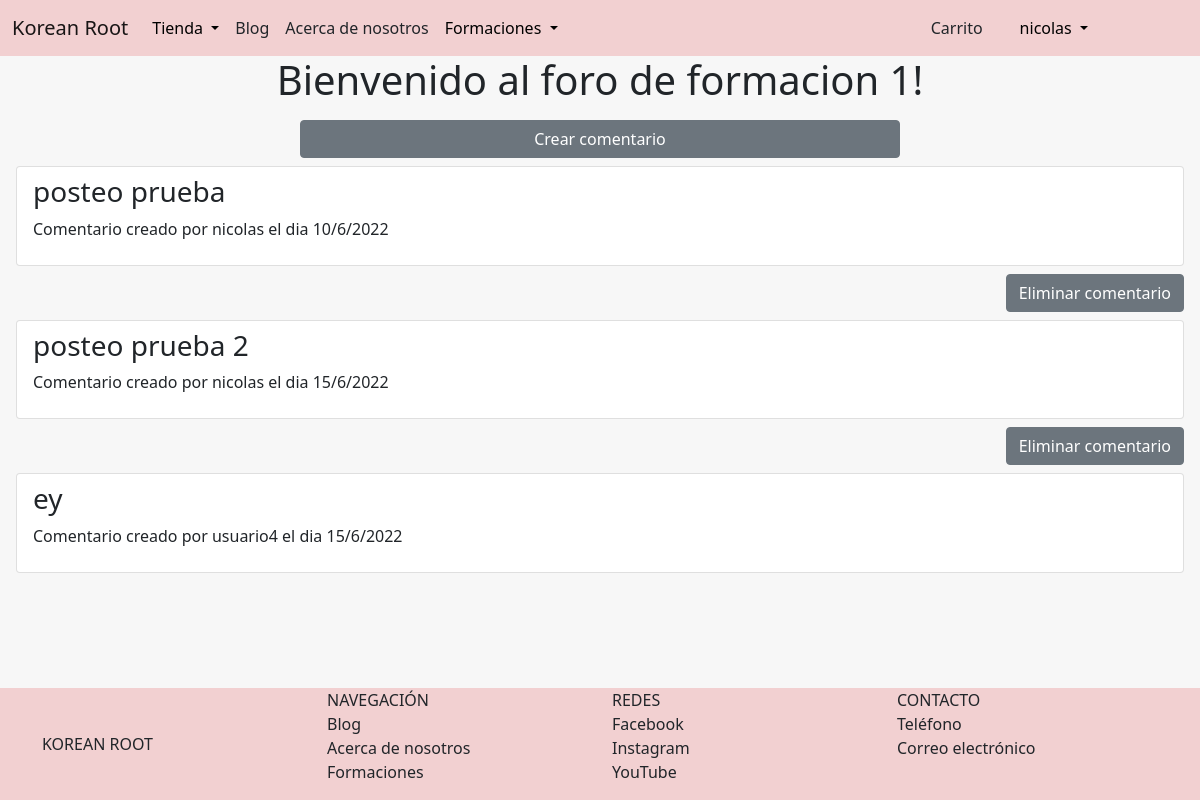
Page /capacitaciones/foro/1 (signed in) on the earlier database version.
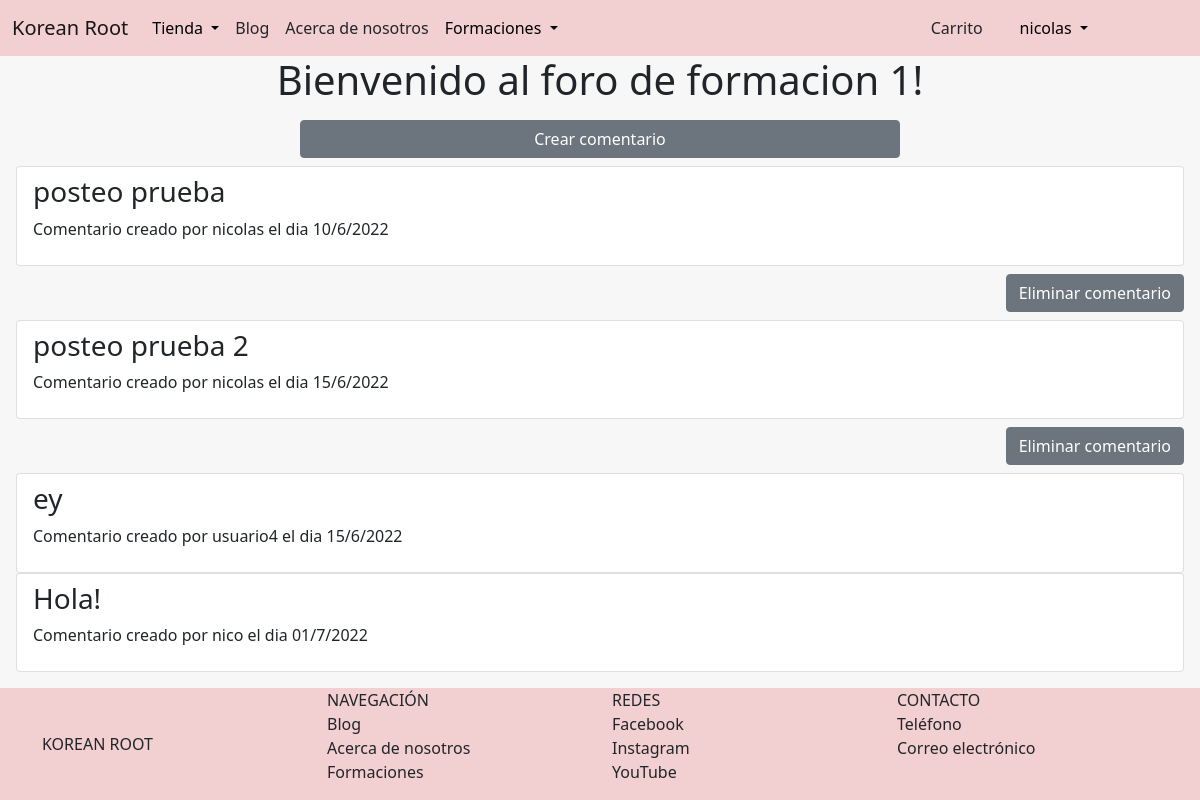
Same page on the later database version.
### AppCursos/models.py (models this page shows, shortened)
class ComentarioForo(models.Model):
    usuario = models.ForeignKey(User, on_delete=models.CASCADE)
    titulo = models.CharField(max_length=80)
    cuerpo = models.TextField()
    fecha = models.DateField(auto_now_add=True)
    curso = models.ForeignKey(Capacitacion, on_delete=models.CASCADE)

### AppCursos/views.py (the view)
# urls.py: path('foro/<id>', views.foro, name="foro"),
@login_required
def foro(request, id):
      usuario = request.user
      cursos_usuario = Capacitacion.objects.filter(operaciones__usuario_id=usuario.id)
      curso = Capacitacion.objects.get(id=id)
      if curso in cursos_usuario:
            comentarios = ComentarioForo.objects.filter(curso_id = curso.id)
            if not comentarios:
                  messages.error(request, 'Aun no hay comentarios en este foro.')
            return render(request, 'AppCursos/foro.html', {'comentarios': comentarios, 'curso': curso})
      else:
            messages.error(request, 'Solo puedes acceder a los foros de las formaciones que poseas.')
            return redirect('mis_capacitaciones')

### AppCursos/templates/AppCursos/foro.html
{% extends 'AppTienda/padre.html' %}
{% load static %}
{% block contenidoQueCambia %}
    <h1 class="text-center">Bienvenido al foro de {{curso.nombre}}!</h1>
    <div class="d-grid gap-2 col-6 mx-auto" style="margin: 0.5rem;">
        <a class="btn btn-secondary" href="{% url 'cursos:nuevo_comentario' id=curso.id %}" role="button">Crear comentario</a>
    </div>
    {% for comentario in comentarios %}
        <div class="list-group" style="margin-left: 1rem; margin-right: 1rem;">
            <a href="{% url 'cursos:nueva_respuesta' id=comentario.id %}" class="list-group-item">
                <h3>{{comentario.titulo}}</h3>
                <p>Comentario creado por {{comentario.usuario}} el dia {{comentario.fecha|date:'d/n/Y'}}</p>
            </a>
        </div>
        {% if comentario.usuario == request.user %}
            <div class="d-grid gap-2 d-md-flex justify-content-md-end" style="margin: 0.5rem;">
                <a class="btn btn-secondary me-md-2" href="{% url 'cursos:eliminar_comentario' id=comentario.id %}" role="button">Eliminar comentario</a>
            </div>
        {% endif %}
    {% endfor %}
{% endblock %}

Differences in the rows shown:
added ComentarioForo: titulo "Hola!", usuario "nico", fecha "01/7/2022"
